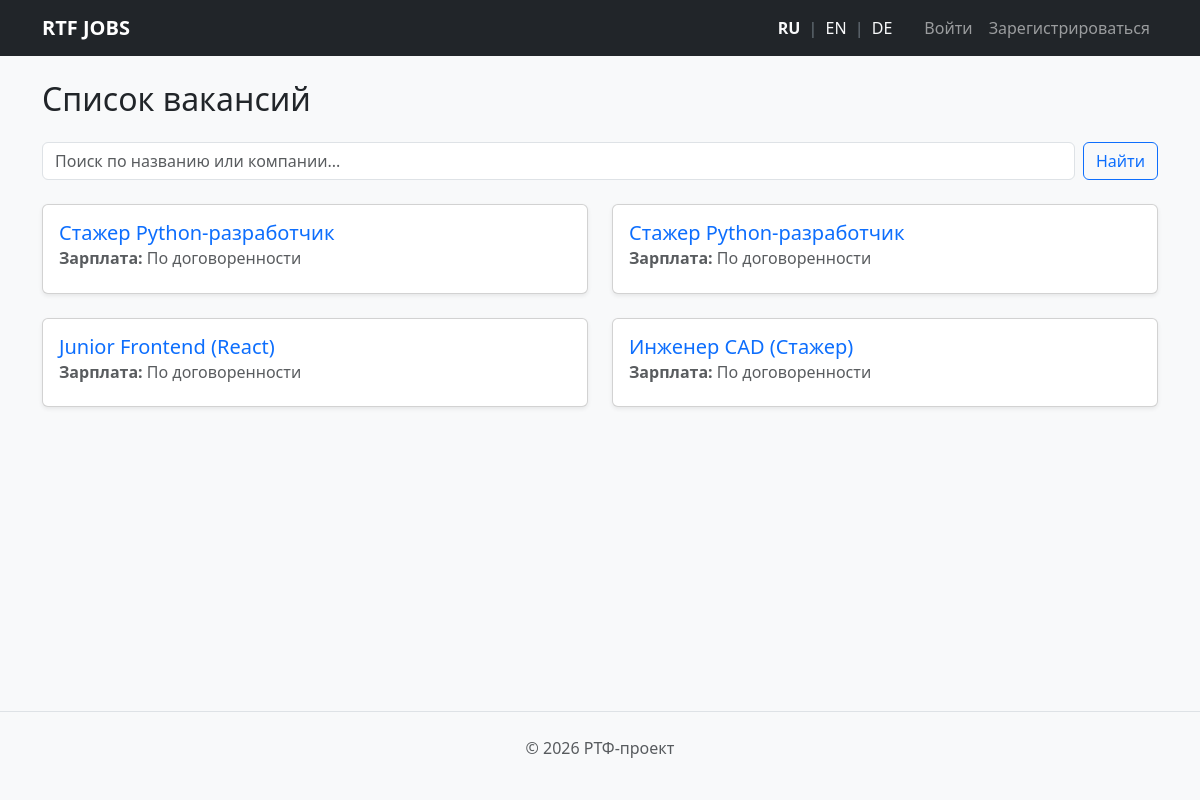
Before: / with the older database file.
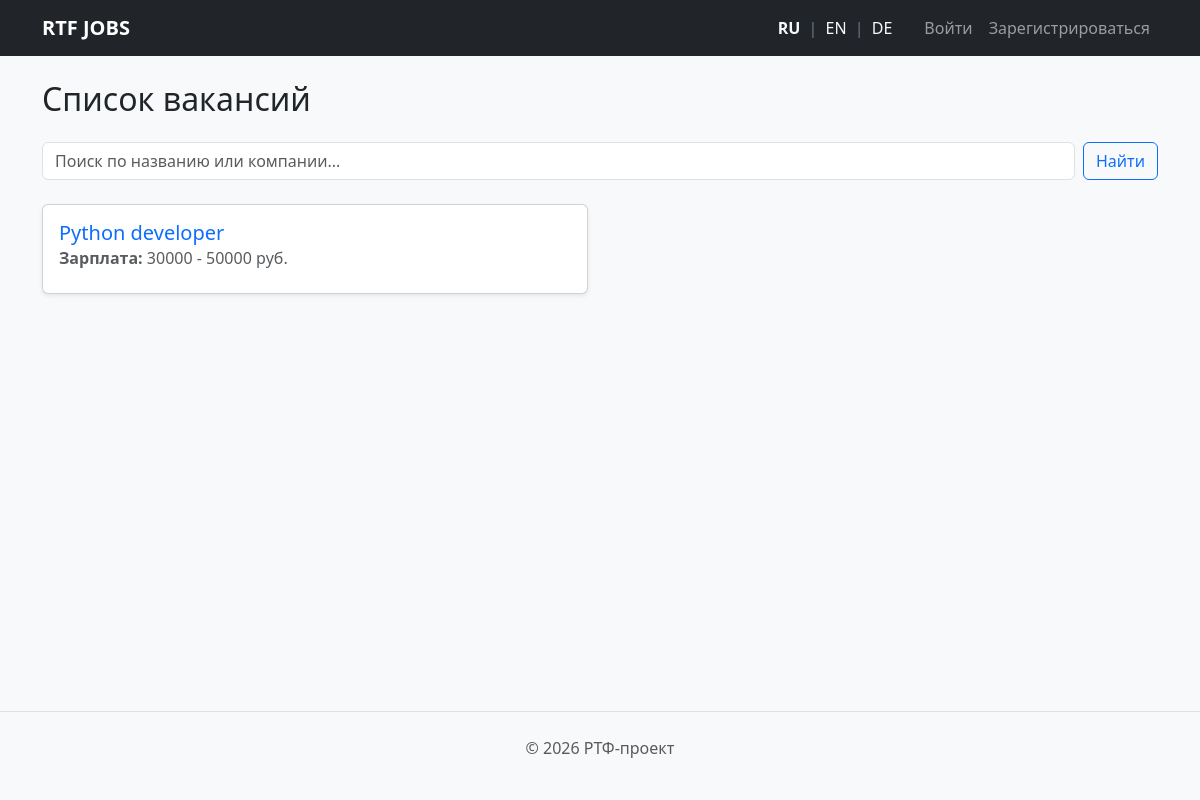
After: the same page with the newer database file.
### app/models/vacancy.py (models this page shows)
class Vacancy(db.Model):
    __tablename__ = 'vacancies'
    id = db.Column(db.Integer, primary_key=True)
    title_ru = db.Column(db.String(150), nullable=False)
    title_en = db.Column(db.String(150))
    title_de = db.Column(db.String(150))
    description_ru = db.Column(db.Text, nullable=False)
    description_en = db.Column(db.Text)
    description_de = db.Column(db.Text)
    company = db.Column(db.String(150), nullable=False)
    salary_from = db.Column(db.Integer)
    salary_to = db.Column(db.Integer)
    employment_type = db.Column(db.String(50))
    is_internship = db.Column(db.Boolean, default=False)
    created_at = db.Column(db.DateTime, default=datetime.utcnow)
    department_id = db.Column(db.Integer, db.ForeignKey('departments.id'), nullable=False)
    author_id = db.Column(db.Integer, db.ForeignKey('users.id'), nullable=False)
    category_id = db.Column(db.Integer, db.ForeignKey('categories.id'), nullable=True)
    skills = db.relationship('Skill', secondary=vacancy_skills, backref=db.backref('vacancies', lazy='dynamic'))
    applications = db.relationship('Application', backref='vacancy', lazy=True)

### app/routes/vacancy.py (the view)
@vacancy_bp.route('/')
def index():
    search_query = request.args.get('q', '').strip()
    if search_query:
        vacancies = Vacancy.query.filter(
            (Vacancy.title_ru.ilike(f'%{search_query}%')) |
            (Vacancy.company.ilike(f'%{search_query}%'))
        ).all()
    else:
        vacancies = Vacancy.query.all()
    return render_template('index.html', vacancies=vacancies, search_query=search_query)

### templates/index.html (shortened to what this page needs)
{% extends "base.html" %}  {% block content %}
<h2 class="mb-4">{{ t('vacancies_list') }}</h2>
<form class="d-flex mb-4" method="GET" action="/">
  <input
    class="form-control me-2"
    type="search"
    name="q"
    value="{{ search_query }}"
    placeholder="Поиск по названию или компании..."
    aria-label="Search"
  />
  <button class="btn btn-outline-primary" type="submit">Найти</button>
</form>
<div class="row">
  {% for vacancy in vacancies %}
  <div class="col-md-6 mb-4">
    <div class="card h-100 shadow-sm">
      <div class="card-body flex-column">
        <h5 class="card-title">
          <a
            href="/vacancy/{{ vacancy.id }}"
            class="text-decoration-none text-primary"
          >
            {{ get_db_lang(vacancy, 'title') }}
          </a>
        </h5>
        <h6 class="card-subtitle mb-2 text-muted">
          <strong>Зарплата:</strong>
          {% if vacancy.salary_from and vacancy.salary_to %} {{
          vacancy.salary_from }} - {{ vacancy.salary_to }} руб. {% elif
          vacancy.salary_from %} от {{ vacancy.salary_from }} руб. {% elif
          vacancy.salary_to %} до {{ vacancy.salary_to }} руб. {% else %} По
          договоренности {% endif %}
        </h6>
      </div>
    </div>
  </div>
  {% else %}
  <p class="text-muted">{{ t('no_vacancies') }}</p>
  {% endfor %}
</div>
{% endblock %}

### templates/base.html (shortened to what this page needs)
<!doctype html>
<html lang="ru">
  <head>
    <link
      href="https://cdn.jsdelivr.net/npm/bootstrap@5.3.0/dist/css/bootstrap.min.css"
      rel="stylesheet"
    />
  </head>
  <body class="bg-light d-flex flex-column min-vh-100">
    <nav class="navbar navbar-expand-lg navbar-dark bg-dark mb-4">
      <div class="container"> <a class="navbar-brand fw-bold" href="/">RTF JOBS</a>
        <div class="navbar-nav ms-auto align-items-center">
          <div class="me-4">
            {% set current_lang = session.get('lang', 'ru') %}
            <a href="/set_lang/ru" class="text-light text-decoration-none {% if current_lang == 'ru' %}fw-bold text-warning{% endif %}">RU</a>
            <span class="text-secondary mx-1">|</span>
            <a href="/set_lang/en" class="text-light text-decoration-none {% if current_lang == 'en' %}fw-bold text-warning{% endif %}">EN</a>
            <span class="text-secondary mx-1">|</span>
            <a href="/set_lang/de" class="text-light text-decoration-none {% if current_lang == 'de' %}fw-bold text-warning{% endif %}">DE</a>
          </div>
          {% if session.get('user_id') %}
          <div class="d-flex justify-content-between align-items-center mb-3">
    <div class="d-flex align-items-center gap-2 me-4 mt-3">
        {% if session.get('role') == 'student' %}
        <a class="text-light text-decoration-none fw-bold" href="/dashboard">{{ session.get('user_name') }}</a>
        <span class="badge bg-info text-dark">{{ t('student') }}</span>
        {% elif session.get('role') == 'organization' %}
            <a class="text-light text-decoration-none fw-bold" href="/dashboard">{{ session.get('company_name') }}</a>
            <span class="badge bg-warning text-dark">{{ t('organization') }}</span>
        {% endif %}
    <a class="nav-link text-light position-relative me-3" href="/messages">
        Сообщения
        {% if unread_count %} <span class="position-absolute top-0 start-100 translate-middle badge rounded-pill bg-danger">
                {{ unread_count }}
            </span>
    </a>
{% endif %}
    </div>
</div>
            {% if session.get('role') == 'organization' %}
              <a class="btn btn-outline-light btn-sm me-3" href="/add">{{ t('add_vacancy') }}</a>
            {% endif %}
            <a class="nav-link" href="/logout">{{ t('logout') }}</a>
          {% else %}
            <a class="nav-link" href="/login">{{ t('login') }}</a>
            <a class="nav-link" href="/register">{{ t('register') }}</a>
          {% endif %}
        </div>
      </div>
    </nav>
    <div class="container flex-grow-1">
      {% block content %}{% endblock %}
    </div>
    <footer class="text-center py-4 text-muted border-top mt-5">
      <p>&copy; 2026 {{ t('footer_text') }}</p>
    </footer>
  </body>
</html>

Changed rows visible on the page:
removed Vacancy: title_ru "Стажер Python-разработчик", shows "По договоренности"
removed Vacancy: title_ru "Стажер Python-разработчик", shows "По договоренности"
removed Vacancy: title_ru "Junior Frontend (React)", shows "По договоренности"
removed Vacancy: title_ru "Инженер CAD (Стажер)", shows "По договоренности"
added Vacancy: title_ru "Python developer", salary_from "30000", salary_to "50000"
